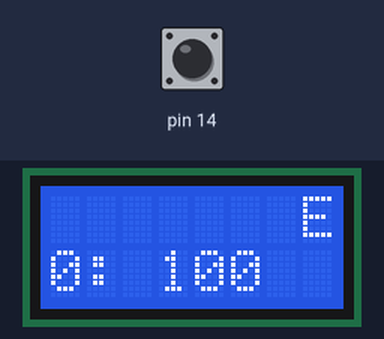
Simulated run of this sketch. Board: Arduino Leonardo, built with avr-gcc and run on an emulated ATmega32U4. Shown: 8×2 character LCD. The test bench sets the inputs (shaded band); at power-on: pin 14 HIGH.

Above: at 1.2 s.
1.3 s: pin 14 pulled LOW for 0.15 s
At 2.3 s:
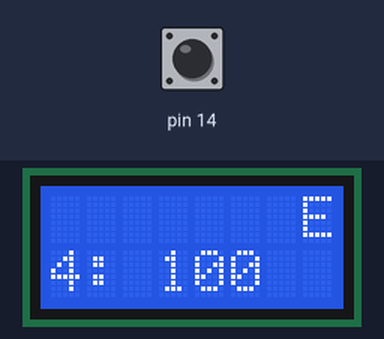
2.9 s: pin 14 pulled LOW for 1 s
At 3.4 s:
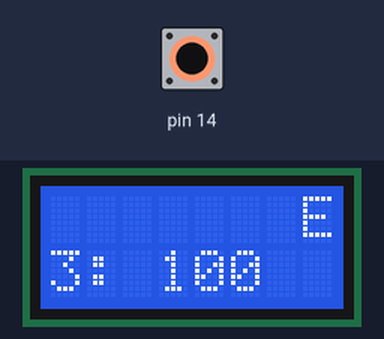
5.4 s: pin 14 pulled LOW for 0.15 s
At 6.6 s:
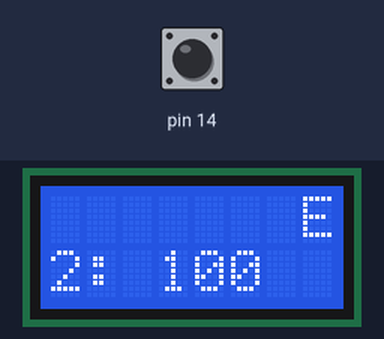
7.0 s: pin 14 pulled LOW for 1 s
At 7.9 s:
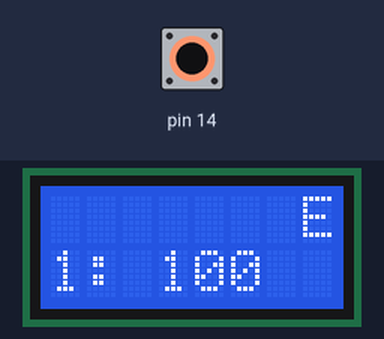
Timing chart, 0 to 10.0 s (numbered marks = the images above; inputs shaded):
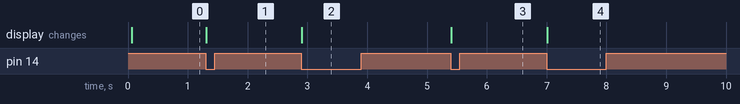

Measured:
- after the input at 1.3 s, the display: changes at once (image 1)
- after the input at 2.9 s, the display: changes at once (image 2)
- after the input at 5.4 s, the display: changes at once (image 3)
- after the input at 7.0 s, the display: changes at once (image 4)

The sketch:

LinsensorTest.ino
```cpp
#include <Wire.h>
#include <Zumo32U4.h>

Zumo32U4LineSensors lineSensors;
Zumo32U4LCD lcd;
Zumo32U4ButtonA buttonA;

#define NUM_SENSOR 5
bool useEmitters = true;
uint8_t selectedSensorIndex = 0;

uint16_t lineSensorValues[NUM_SENSOR];

void setup() {
  // put your setup code here, to run once:
  lineSensors.initFiveSensors();
}

void printReadingsToLCD()
{

  // Print "E" if the emitters are on, "e" if they are off.
  lcd.gotoXY(7, 0);
  lcd.print(useEmitters ? 'E' : 'e');

  // On the second line of the LCD, display one raw reading.
  lcd.gotoXY(0, 1);
  lcd.print(selectedSensorIndex);
  lcd.print(F(": "));
  lcd.print(lineSensorValues[selectedSensorIndex]);
  lcd.print(F("    "));
}

void loop() {
  // put your main code here, to run repeatedly:
  //lineSensors.read();
//  int16_t position = lineSensors.readLine(lineSensorValues);
  lineSensors.read(lineSensorValues, useEmitters ? QTR_EMITTERS_ON : QTR_EMITTERS_OFF);
  printReadingsToLCD();
  if (buttonA.getSingleDebouncedPress())
  {
    selectedSensorIndex = (selectedSensorIndex + NUM_SENSOR - 1) % NUM_SENSOR;
  }
}
```
